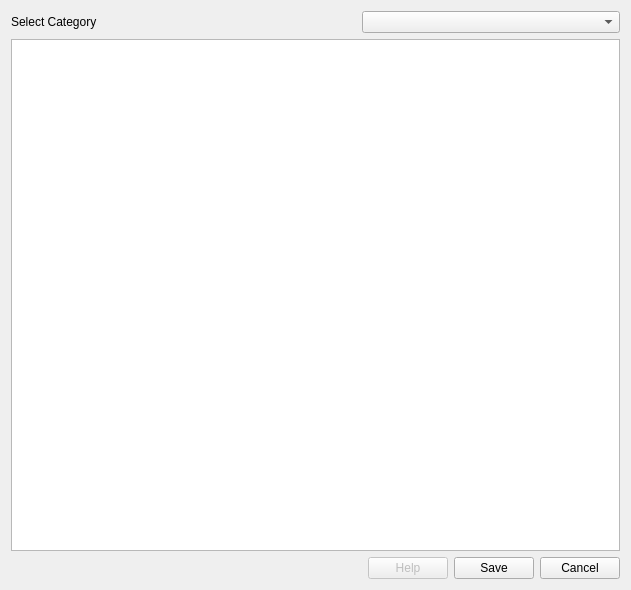
<?xml version="1.0" encoding="UTF-8"?>
<ui version="4.0">
 <class>Tree_Editor</class>
 <widget class="QDialog" name="Tree_Editor">
  <property name="geometry">
   <rect>
    <x>0</x>
    <y>0</y>
    <width>631</width>
    <height>590</height>
   </rect>
  </property>
  <property name="minimumSize">
   <size>
    <width>631</width>
    <height>590</height>
   </size>
  </property>
  <property name="windowTitle">
   <string>Tree Editor</string>
  </property>
  <property name="windowIcon">
   <iconset resource="Icons.qrc">
    <normaloff>:/mainWIndow/content</normaloff>:/mainWIndow/content</iconset>
  </property>
  <layout class="QGridLayout" name="gridLayout">
   <item row="0" column="0">
    <widget class="QLabel" name="label">
     <property name="text">
      <string>Select Category</string>
     </property>
    </widget>
   </item>
   <item row="0" column="1">
    <spacer name="horizontalSpacer_2">
     <property name="orientation">
      <enum>Qt::Horizontal</enum>
     </property>
     <property name="sizeHint" stdset="0">
      <size>
       <width>223</width>
       <height>20</height>
      </size>
     </property>
    </spacer>
   </item>
   <item row="0" column="2" colspan="4">
    <widget class="QComboBox" name="comboBox_SelectCategory"/>
   </item>
   <item row="1" column="0" colspan="6">
    <widget class="QTreeView" name="treeView">
     <attribute name="headerVisible">
      <bool>false</bool>
     </attribute>
    </widget>
   </item>
   <item row="2" column="0" colspan="3">
    <spacer name="horizontalSpacer">
     <property name="orientation">
      <enum>Qt::Horizontal</enum>
     </property>
     <property name="sizeHint" stdset="0">
      <size>
       <width>348</width>
       <height>20</height>
      </size>
     </property>
    </spacer>
   </item>
   <item row="2" column="3">
    <widget class="QPushButton" name="pushButton_Help">
     <property name="enabled">
      <bool>false</bool>
     </property>
     <property name="text">
      <string>Help</string>
     </property>
     <property name="icon">
      <iconset resource="Icons.qrc">
       <normaloff>:/menus/help_help</normaloff>:/menus/help_help</iconset>
     </property>
    </widget>
   </item>
   <item row="2" column="4">
    <widget class="QPushButton" name="pushButton_Save">
     <property name="text">
      <string>Save</string>
     </property>
     <property name="icon">
      <iconset resource="Icons.qrc">
       <normaloff>:/buttons/save</normaloff>:/buttons/save</iconset>
     </property>
    </widget>
   </item>
   <item row="2" column="5">
    <widget class="QPushButton" name="pushButton_Cancel">
     <property name="text">
      <string>Cancel</string>
     </property>
     <property name="icon">
      <iconset resource="Icons.qrc">
       <normaloff>:/buttons/cancel</normaloff>:/buttons/cancel</iconset>
     </property>
    </widget>
   </item>
  </layout>
 </widget>
 <resources>
  <include location="Icons.qrc"/>
 </resources>
 <connections>
  <connection>
   <sender>pushButton_Cancel</sender>
   <signal>clicked()</signal>
   <receiver>Tree_Editor</receiver>
   <slot>reject()</slot>
   <hints>
    <hint type="sourcelabel">
     <x>578</x>
     <y>572</y>
    </hint>
    <hint type="destinationlabel">
     <x>315</x>
     <y>294</y>
    </hint>
   </hints>
  </connection>
 </connections>
 <slots>
  <slot>on_combobox_SewlectCategory_IndexChanged(QString)</slot>
 </slots>
</ui>
